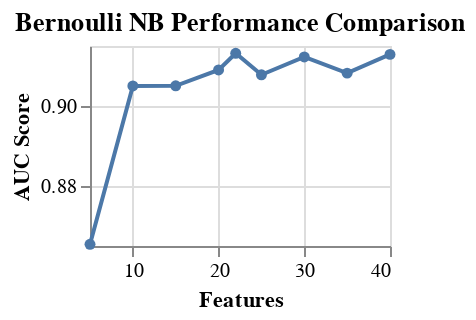

Notebook cell for this chart:
### Markdown cell above
For this version of the Bernoulli NB model, we observe that the classifier seems to be a bit less sensitive to the number of features, unlike previous models.

### Code cell
plot_GS_b_NB(results_b__binned_NB)

### Figure 1 — Vega-Lite specification as saved in the notebook (floating-point values rounded to 4 significant figures)
{"config": {"view": {"continuousWidth": 400, "continuousHeight": 300}}, "data": {"name": "data-3cc23854ff6a6c1f1e5a4e977605ba36"}, "mark": {"type": "line", "point": true}, "encoding": {"x": {"type": "quantitative", "field": "fselector__k", "title": "Features"}, "y": {"type": "quantitative", "field": "mean_score", "scale": {"zero": false}, "title": "AUC Score"}}, "height": 100, "title": "Bernoulli NB Performance Comparison", "width": 150, "$schema": "https://vega.github.io/schema/vega-lite/v4.0.2.json", "datasets": {"data-3cc23854ff6a6c1f1e5a4e977605ba36": [{"mean_score": 0.9132, "std_score": 0.05243, "max_score": 0.9794, "min_score": 0.8341, "fselector__k": 22.0}, {"mean_score": 0.9129, "std_score": 0.06151, "max_score": 0.9908, "min_score": 0.8192, "fselector__k": 40.0}, {"mean_score": 0.9123, "std_score": 0.05642, "max_score": 0.984, "min_score": 0.8272, "fselector__k": 30.0}, {"mean_score": 0.909, "std_score": 0.06003, "max_score": 0.9817, "min_score": 0.8181, "fselector__k": 20.0}, {"mean_score": 0.9082, "std_score": 0.06283, "max_score": 0.9886, "min_score": 0.8112, "fselector__k": 35.0}, {"mean_score": 0.9078, "std_score": 0.05582, "max_score": 0.9794, "min_score": 0.8227, "fselector__k": 25.0}, {"mean_score": 0.9051, "std_score": 0.05819, "max_score": 0.9771, "min_score": 0.8135, "fselector__k": 15.0}, {"mean_score": 0.905, "std_score": 0.05453, "max_score": 0.9737, "min_score": 0.8146, "fselector__k": 10.0}, {"mean_score": 0.8654, "std_score": 0.05336, "max_score": 0.9474, "min_score": 0.7792, "fselector__k": 5.0}]}}
